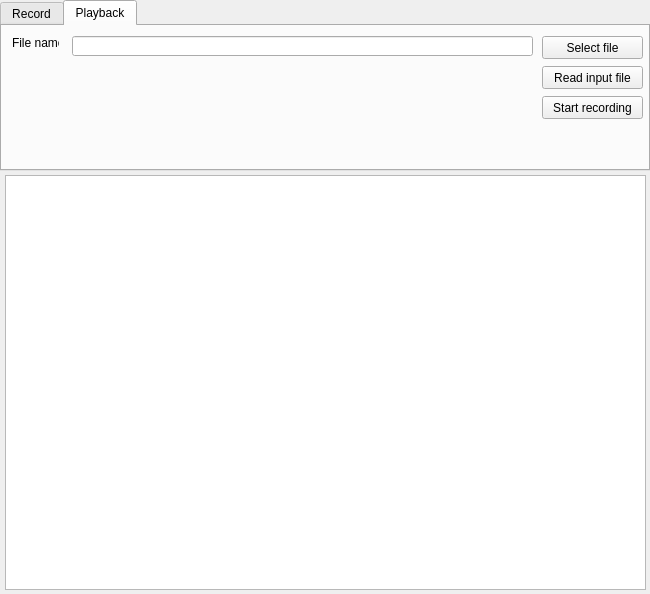
<?xml version="1.0" encoding="UTF-8"?>
<ui version="4.0">
 <class>AsterixRecorderClass</class>
 <widget class="QMainWindow" name="AsterixRecorderClass">
  <property name="geometry">
   <rect>
    <x>0</x>
    <y>0</y>
    <width>650</width>
    <height>594</height>
   </rect>
  </property>
  <property name="sizePolicy">
   <sizepolicy hsizetype="Preferred" vsizetype="Preferred">
    <horstretch>0</horstretch>
    <verstretch>0</verstretch>
   </sizepolicy>
  </property>
  <property name="minimumSize">
   <size>
    <width>650</width>
    <height>400</height>
   </size>
  </property>
  <property name="maximumSize">
   <size>
    <width>650</width>
    <height>800</height>
   </size>
  </property>
  <property name="windowTitle">
   <string>AsterixRecorder</string>
  </property>
  <widget class="QWidget" name="centralWidget">
   <widget class="QTabWidget" name="tabWidget">
    <property name="geometry">
     <rect>
      <x>0</x>
      <y>0</y>
      <width>650</width>
      <height>171</height>
     </rect>
    </property>
    <property name="sizePolicy">
     <sizepolicy hsizetype="Expanding" vsizetype="Expanding">
      <horstretch>0</horstretch>
      <verstretch>0</verstretch>
     </sizepolicy>
    </property>
    <property name="currentIndex">
     <number>1</number>
    </property>
    <widget class="QWidget" name="tab">
     <attribute name="title">
      <string>Record</string>
     </attribute>
     <widget class="QLineEdit" name="EdRecFileName">
      <property name="geometry">
       <rect>
        <x>70</x>
        <y>10</y>
        <width>461</width>
        <height>20</height>
       </rect>
      </property>
     </widget>
     <widget class="QLabel" name="LblRecFileName">
      <property name="geometry">
       <rect>
        <x>10</x>
        <y>10</y>
        <width>47</width>
        <height>13</height>
       </rect>
      </property>
      <property name="text">
       <string>File name:</string>
      </property>
     </widget>
     <widget class="QPushButton" name="BtnSelRecFile">
      <property name="geometry">
       <rect>
        <x>540</x>
        <y>10</y>
        <width>101</width>
        <height>23</height>
       </rect>
      </property>
      <property name="text">
       <string>Select file</string>
      </property>
     </widget>
     <widget class="QLabel" name="LblRecPort">
      <property name="geometry">
       <rect>
        <x>10</x>
        <y>40</y>
        <width>31</width>
        <height>16</height>
       </rect>
      </property>
      <property name="text">
       <string>Port:</string>
      </property>
     </widget>
     <widget class="QLineEdit" name="EdRecvPort">
      <property name="geometry">
       <rect>
        <x>70</x>
        <y>40</y>
        <width>61</width>
        <height>20</height>
       </rect>
      </property>
      <property name="inputMask">
       <string>00000</string>
      </property>
      <property name="text">
       <string>1234</string>
      </property>
      <property name="maxLength">
       <number>5</number>
      </property>
     </widget>
     <widget class="QPushButton" name="BtnListen">
      <property name="geometry">
       <rect>
        <x>540</x>
        <y>40</y>
        <width>101</width>
        <height>23</height>
       </rect>
      </property>
      <property name="text">
       <string>Start listening</string>
      </property>
     </widget>
     <widget class="QPushButton" name="BtnRecord">
      <property name="geometry">
       <rect>
        <x>540</x>
        <y>70</y>
        <width>101</width>
        <height>23</height>
       </rect>
      </property>
      <property name="text">
       <string>Start recording</string>
      </property>
     </widget>
    </widget>
    <widget class="QWidget" name="tab_2">
     <attribute name="title">
      <string>Playback</string>
     </attribute>
     <widget class="QLabel" name="LblInputFileName">
      <property name="geometry">
       <rect>
        <x>10</x>
        <y>10</y>
        <width>47</width>
        <height>13</height>
       </rect>
      </property>
      <property name="text">
       <string>File name:</string>
      </property>
     </widget>
     <widget class="QPushButton" name="BtnSelInputFile">
      <property name="geometry">
       <rect>
        <x>540</x>
        <y>10</y>
        <width>101</width>
        <height>23</height>
       </rect>
      </property>
      <property name="text">
       <string>Select file</string>
      </property>
     </widget>
     <widget class="QLineEdit" name="EdInputFileName">
      <property name="geometry">
       <rect>
        <x>70</x>
        <y>10</y>
        <width>461</width>
        <height>20</height>
       </rect>
      </property>
     </widget>
     <widget class="QPushButton" name="BtnRecord_2">
      <property name="geometry">
       <rect>
        <x>540</x>
        <y>70</y>
        <width>101</width>
        <height>23</height>
       </rect>
      </property>
      <property name="text">
       <string>Start recording</string>
      </property>
     </widget>
     <widget class="QPushButton" name="BtnReadInputFile">
      <property name="geometry">
       <rect>
        <x>540</x>
        <y>40</y>
        <width>101</width>
        <height>23</height>
       </rect>
      </property>
      <property name="text">
       <string>Read input file</string>
      </property>
     </widget>
    </widget>
   </widget>
   <widget class="QPlainTextEdit" name="StatusTerminal">
    <property name="geometry">
     <rect>
      <x>5</x>
      <y>175</y>
      <width>641</width>
      <height>415</height>
     </rect>
    </property>
    <property name="readOnly">
     <bool>true</bool>
    </property>
   </widget>
  </widget>
 </widget>
 <layoutdefault spacing="6" margin="11"/>
 <resources>
  <include location="AsterixRecorder.qrc"/>
 </resources>
 <connections/>
</ui>
